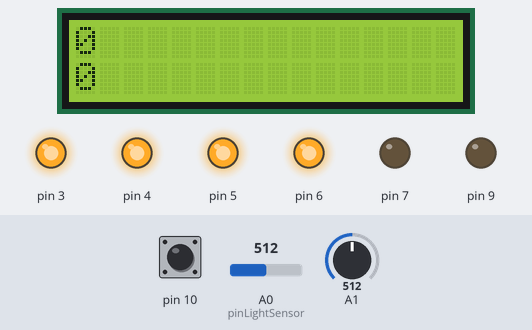
Simulated run of this sketch. Board: Arduino Uno, built with avr-gcc and run on an emulated ATmega328P. Parts: 16×2 character LCD, output pins drawn as LEDs (lit = HIGH). The inputs (shaded band) are chosen by the test bench; at power-on: A0 (pinLightSensor) = 512, A1 = 512, pin 10 HIGH. What the sketch prints to the serial monitor is not drawn.

Above: at 1.3 s.
1.4 s: A0 (pinLightSensor) set to 496
At 1.54 s:
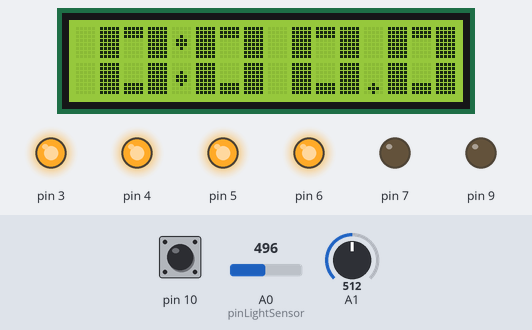
3.3 s: A1 set to 1023
5.2 s: A1 set to 510
At 5.72 s:
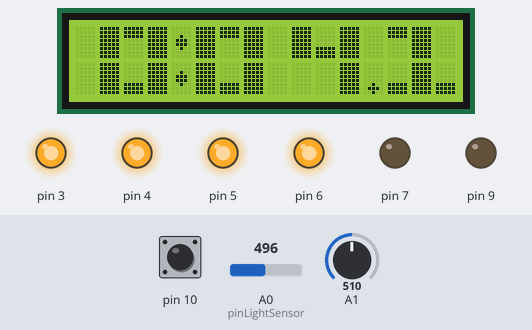
7.0 s: A1 set to 488
At 7.2 s:
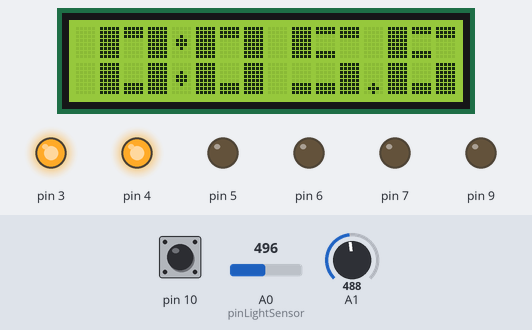
8.8 s: A0 (pinLightSensor) set to 1023
At 10.0 s:
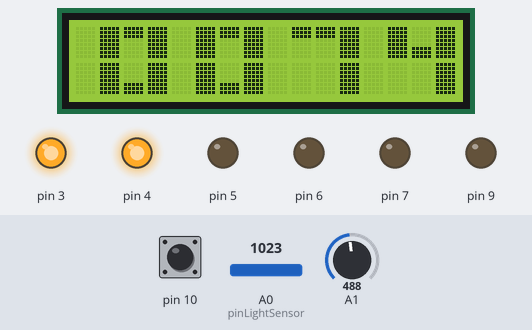
11.1 s: pin 10 pulled LOW for 1 s
At 11.4 s:
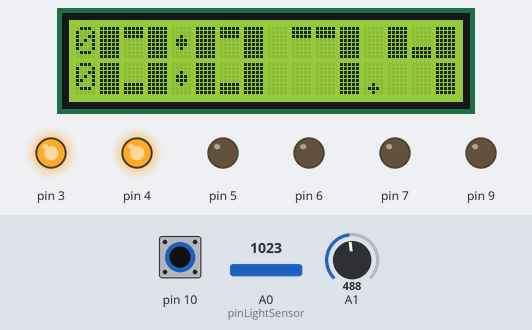
Timing chart, 0 to 14.1 s (numbered marks = the images above; inputs shaded):
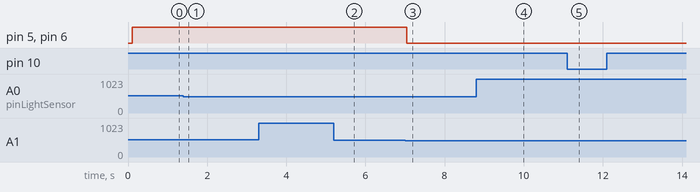

Measured:
- the behaviour switches between 504 and 503 on A0 (pinLightSensor) (found by bisection; images 0 and 1)
- the behaviour switches between 496 and 495 on A1 (found by bisection; images 2 and 3)
- after the input at 1.4 s, the display: changes after 0.09 s (image 1)
- after the input at 5.2 s, the display: first differs from a run without the input after 0.48 s (image 2)
- after the input at 7.0 s, pin 5, pin 6: HIGH → LOW after 0.05 s
- after the input at 8.8 s, the display: first differs from a run without the input after 0.14 s (image 4)
- after the input at 11.1 s, the display: first differs from a run without the input after 0.05 s (image 5)

The sketch:

RaceReferee.ino
```cpp
#include <BookWorm.h>
#include <LiquidCrystal_I2C.h>
#include <Wire.h>

LiquidCrystal_I2C lcd(0x3F, 16, 2); // 16 column by 2 line LCD, with I2C address of 0x3F

#define pinLightSensor 0

// defining the states available in our state machine
// see switch-statement inside loop() later
enum
{
  STATEMACH_START_WAITING = 0,
  STATEMACH_START_PRIMED,
  STATEMACH_STARTED_UNSURE,
  STATEMACH_RUNNING,
  STATEMACH_ENDED,
};

void setup()
{
  BookWorm.begin();
  Wire.begin();

  PORTC &= ~(_BV(4) | _BV(5)); // prevent internal pull-up resistors from damaging anything

  lcd.init();
  PORTC &= ~(_BV(4) | _BV(5)); // prevent internal pull-up resistors from damaging anything, again, just in case

  lcd.backlight();

  lcd_bigNumInit(); // the big number clock trick requires loading custom characters into the LCD memory
  startMessage();
}

void loop()
{
  static int state = STATEMACH_START_WAITING;
  static uint32_t lastLcdTime = 0;
  static uint32_t startTime = 0;
  static uint32_t endTime = 0;
  uint32_t curMillis, dispMillis;
  bool seeLight;
  if (BookWorm.isButtonPressed())
  {
    state = STATEMACH_START_WAITING;
    startMessage();
    do
    {
      delay(200);
    }
    while (BookWorm.isButtonPressed());
  }

  curMillis = millis();
  seeLight = readLightSensor();

  /*
   * it's hard to explain state machines with just code comments
   * please read https://www.sparkfun.com/news/1801
   * which is an article about state machines, along with a simple example
   *
   * also here's the article on switch-case statements
   * https://www.arduino.cc/reference/en/language/structure/control-structure/switchcase/
   */
  switch (state)
  {
    case STATEMACH_START_WAITING:
      if (readLightSensor() == false)
      {
        state = STATEMACH_START_PRIMED;
        lcd.setCursor(0, 1);
        lcd.print(F("Go! Go! Go! Go! "));
        lcd.setCursor(0, 0);
        lcd.print(F("                "));
      }
      break;
    case STATEMACH_START_PRIMED:

      if (seeLight != false)
      {
        state = STATEMACH_STARTED_UNSURE;
        startTime = curMillis;
      }
      break;
    case STATEMACH_STARTED_UNSURE:
      if (seeLight == false)
      {
        startTime = curMillis;
      }
      dispMillis = curMillis - startTime;
      if (dispMillis > 2000)
      {
        state = STATEMACH_RUNNING;
      }
      break;
    case STATEMACH_RUNNING:
      dispMillis = curMillis - startTime;
      if (seeLight == false)
      {
        endTime = curMillis;
        state = STATEMACH_ENDED;
      }
      break;
    case STATEMACH_ENDED:
      dispMillis = endTime - startTime;
      break;
  }

  curMillis = millis();
  if (state == STATEMACH_STARTED_UNSURE || state == STATEMACH_RUNNING || state == STATEMACH_ENDED)
  {
    if ((curMillis - lastLcdTime) >= 100) // only update the LCD when we need to
    {
      bool dots = state == STATEMACH_STARTED_UNSURE || state == STATEMACH_RUNNING;
      if (state == STATEMACH_ENDED)
      {
        // blink the dots if the race has finished
        // the code below is a bit of math that changes between true and false every half second
        dots = ((curMillis / 500) % 2) == 0;
      }

      lastLcdTime = curMillis;
      lcd_printTime(dispMillis, 1, dots);
    }
  }
}

bool readLightSensor()
{
  // the concept of hysteresis is best explained as a threshold that changes, so actually two thresholds, which one being used depends on the previous output state
  // this is used here to prevent any noise we get from the light sensor from confusing our readings when the light brightness transitions slowly
  #define LASER_HYSTERESIS 16
  static bool latched = false;

  int x = analogRead(pinLightSensor);
  int thresh = BookWorm.readPotentiometer();
  BookWorm.printf(F("light: %d ; pot: %d\r\n"), x, thresh); // show on computer screen

  // change latched output according to brightness, using hysteresis
  if (latched == false)
  {
    if (x < (thresh - (LASER_HYSTERESIS / 2)))
    {
      latched = true;
    }
  }
  else // latched == true
  {
    if (x > (thresh + (LASER_HYSTERESIS / 2)))
    {
      latched = false;
    }
  }

  // use LEDs to indicate status of sensor, without using hysteresis
  if (x > thresh)
  {
    BookWorm.setLedLeftOff();
    BookWorm.setLedRightOff();
  }
  else // latched == true
  {
    BookWorm.setLedLeftOn();
    BookWorm.setLedRightOn();
  }

  return latched;
}

void startMessage()
{
  lcd.setCursor(0, 0);
  lcd.print(F("Waiting to Start!"));
  lcd.setCursor(0, 1);
  lcd.print(F("                "));
}
```

BookWormMove.cpp
```cpp
#include <Arduino.h>
#include "BookWorm.h"
#include "ContinuousServo.h"

extern ContinuousServo servoLeft;
extern ContinuousServo servoRight;

#ifndef usToTicks
#define usToTicks(_us)    (( clockCyclesPerMicrosecond()* _us) / 8)     // converts microseconds to tick (assumes prescale of 8)  // 12 Aug 2009
#endif
#ifndef ticksToUs
#define ticksToUs(_ticks) (( (unsigned)_ticks * 8)/ clockCyclesPerMicrosecond() ) // converts from ticks back to microseconds
#endif
#ifndef TRIM_DURATION
#define TRIM_DURATION       2                               // compensation ticks to trim adjust for digitalWrite delays // 12 August 2009
#endif

#define SERVO_CENTER_TICKS    (usToTicks(1500 - TRIM_DURATION))

#define SERVO_ACCELERATION_LIMIT 2

static unsigned int servoDeadzoneLeft = 0;
static unsigned int servoDeadzoneRight = 0;
static signed int servoBiasLeft = 0;
static signed int servoBiasRight = 0;
static bool servoStoppedNoPulse = true;

void cBookWorm::move(signed int left, signed int right)
{
	moveLeftServo(left);
	moveRightServo(right);
}

void cBookWorm::moveLeftServo(signed int x)
{
	signed int ticks = SERVO_CENTER_TICKS;
	if (x > 0) {
		ticks += x;
		ticks += servoDeadzoneLeft;
		ContinuousServo_BothForward |= (1 << 1);
	}
	else if (x <= 0) {
		ticks += x;
		ticks -= servoDeadzoneLeft;
		ContinuousServo_BothForward &= ~(1 << 1);
	}
	if (x == 0 && servoStoppedNoPulse != false) {
		servoLeft.deactivate();
	}
	else {
		servoLeft.activate();
	}
	ticks += servoBiasLeft;
	servoLeft.writeTicks(ticks);
}

void cBookWorm::moveRightServo(signed int x)
{
	signed int ticks = SERVO_CENTER_TICKS;
	x *= -1; // flip
	if (x > 0) {
		ticks += x;
		ticks += servoDeadzoneRight;
		ContinuousServo_BothForward |= (1 << 0);
	}
	else if (x <= 0) {
		ticks += x;
		ticks -= servoDeadzoneRight;
		ContinuousServo_BothForward &= ~(1 << 0);
	}
	if (x == 0 && servoStoppedNoPulse != false) {
		servoRight.deactivate();
	}
	else {
		servoRight.activate();
	}
	ticks += servoBiasRight;
	servoRight.writeTicks(ticks);
}

#define BOOKWORM_MOVEMIXED_INPUT_LIMIT 1023
#define BOOKWORM_MOVEMIXED_OUTPUT_SCALE 0.3
void cBookWorm::moveMixed(signed int throttle, signed int steer)
{
	signed int left, right;
	calcMix(throttle, steer, &left, &right);
	move(left, right);
}

void cBookWorm::calcMix(signed int throttle, signed int steer, signed int * left, signed int * right)
{
	double throttled, steerd;
	double diff;
	double leftd, rightd;

	if (throttle > BOOKWORM_MOVEMIXED_INPUT_LIMIT) {
		throttle = BOOKWORM_MOVEMIXED_INPUT_LIMIT;
	}
	else if (throttle < -BOOKWORM_MOVEMIXED_INPUT_LIMIT) {
		throttle = -BOOKWORM_MOVEMIXED_INPUT_LIMIT;
	}

	if (steer > BOOKWORM_MOVEMIXED_INPUT_LIMIT) {
		steer = BOOKWORM_MOVEMIXED_INPUT_LIMIT;
	}
	else if (steer < -BOOKWORM_MOVEMIXED_INPUT_LIMIT) {
		steer = -BOOKWORM_MOVEMIXED_INPUT_LIMIT;
	}

	throttled = throttle;
	steerd = steer;

	leftd = steerd;
	rightd = -steerd;
	leftd += throttled;
	rightd += throttled;
	leftd *= BOOKWORM_MOVEMIXED_OUTPUT_SCALE;
	rightd *= BOOKWORM_MOVEMIXED_OUTPUT_SCALE;

	*left = (signed int)lround(leftd);
	*right = (signed int)lround(rightd);
}

void cBookWorm::setAccelLimit(unsigned int accel)
{
	servoLeft.setAccel(accel);
	servoRight.setAccel(-accel);
}

void cBookWorm::enableAccelLimit(void)
{
	setAccelLimit(SERVO_ACCELERATION_LIMIT);
}

void cBookWorm::disableAccelLimit(void)
{
	setAccelLimit(0);
}

void cBookWorm::setServoDeadzoneLeft(unsigned int x)
{
	servoDeadzoneLeft = x;
}

void cBookWorm::setServoDeadzoneRight(unsigned int x)
{
	servoDeadzoneRight = x;
}

void cBookWorm::setServoBiasLeft(signed int x)
{
	servoBiasLeft = x;
}

void cBookWorm::setServoBiasRight(signed int x)
{
	servoBiasRight = x;
}

void cBookWorm::setServoStoppedNoPulse(bool x)
{
	servoStoppedNoPulse = x;
}
```

BookWormPrintf.cpp
```cpp
#include <Arduino.h>
#include "BookWorm.h"
#include <avr/pgmspace.h>
#include "WString.h"

static int printf_putchar(char c, FILE *fp)
{
	Serial.write((uint8_t)c);
	return 0;
}

int cBookWorm::printf(const char *format, ...)
{
	FILE f;
	va_list ap;

	fdev_setup_stream(&f, printf_putchar, NULL, _FDEV_SETUP_WRITE);
	fdev_set_udata(&f, this);
	va_start(ap, format);
	return vfprintf(&f, format, ap);
}

int cBookWorm::printf(const __FlashStringHelper *format, ...)
{
	FILE f;
	va_list ap;

	fdev_setup_stream(&f, printf_putchar, NULL, _FDEV_SETUP_WRITE);
	fdev_set_udata(&f, this);
	va_start(ap, format);
	return vfprintf_P(&f, (const char *)format, ap);
}
```

BigNumLcd.ino
```cpp
// a classic trick from http://www.instructables.com/id/Music-Playing-Alarm-Clock/
// original inspiration: https://forum.arduino.cc/index.php/topic,7245.0.html
// edited to be much more memory efficient


// addresses for custom chars
#define upperlineaddr 0
#define ulc upperlineaddr
#define lowerlineaddr 1
#define llc lowerlineaddr
#define bothlineaddr 2
#define blc bothlineaddr
#define largecolonaddr 3
#define largeperiodaddr 4
#define xxc 0xFF
#define ssc 0x20

// below are custom LCD characters, stored in flash

const uint8_t upperlinechar[8] PROGMEM = {
  0b00011111,
  0b00011111,
  0b00011111,
  0b00000000,
  0b00000000,
  0b00000000,
  0b00000000,
  0b00000000
};

const uint8_t lowerlinechar[8] PROGMEM = {
  0b00000000,
  0b00000000,
  0b00000000,
  0b00000000,
  0b00000000,
  0b00011111,
  0b00011111,
  0b00011111
};

const uint8_t bothlinechar[8] PROGMEM = {
  0b00011111,
  0b00011111,
  0b00000000,
  0b00000000,
  0b00000000,
  0b00000000,
  0b00011111,
  0b00011111
};

/*
const uint8_t largecolonleftchar[8] PROGMEM = {
  0b00000000,
  0b00000000,
  0b00000001,
  0b00000011,
  0b00000011,
  0b00000001,
  0b00000000,
  0b00000000
};

const uint8_t largecolonrightchar[8] PROGMEM = {
  0b00000000,
  0b00000000,
  0b00010000,
  0b00011000,
  0b00011000,
  0b00010000,
  0b00000000,
  0b00000000
};

const uint8_t upchar[8] PROGMEM = {
  0b00000000,
  0b00000100,
  0b00001110,
  0b00010101,
  0b00000100,
  0b00000100,
  0b00000100,
  0b00000000
};

const uint8_t downchar[8] PROGMEM = {
  0b00000000,
  0b00000100,
  0b00000100,
  0b00000100,
  0b00010101,
  0b00001110,
  0b00000100,
  0b00000000
};
*/

const uint8_t largecolon[8] PROGMEM = {
  0b00000000,
  0b00000000,
  0b00000100,
  0b00001110,
  0b00001110,
  0b00000100,
  0b00000000,
  0b00000000
};

const uint8_t largeperiod[8] PROGMEM = {
  0b00000000,
  0b00000000,
  0b00000000,
  0b00000000,
  0b00000000,
  0b00000100,
  0b00001110,
  0b00000100
};

const uint8_t numchar[10][6] PROGMEM = {
  {
    xxc, ulc, xxc,
    xxc, llc, xxc,
  },
  {
    ulc, xxc, ssc,
    llc, xxc, llc,
  },
  {
    ulc, blc, xxc,
    xxc, llc, llc,
  },
  {
    ulc, blc, xxc,
    llc, llc, xxc,
  },
  {
    xxc, llc, xxc,
    ssc, ssc, xxc,
  },
  {
    xxc, blc, ulc,
    llc, llc, xxc,
  },
  {
    xxc, blc, ulc,
    xxc, llc, xxc,
  },
  {
    ulc, ulc, xxc,
    ssc, ssc, xxc,
  },
  {
    xxc, blc, xxc,
    xxc, llc, xxc,
  },
  {
    xxc, blc, xxc,
    llc, llc, xxc,
  }
};

void lcd_bigNum(uint8_t num, uint8_t col)
{
	lcd.setCursor(col,0);
	lcd.write(pgm_read_byte(&numchar[num][0]));
	lcd.write(pgm_read_byte(&numchar[num][1]));
	lcd.write(pgm_read_byte(&numchar[num][2]));
	lcd.setCursor(col,1);
	lcd.write(pgm_read_byte(&numchar[num][3]));
	lcd.write(pgm_read_byte(&numchar[num][4]));
	lcd.write(pgm_read_byte(&numchar[num][5]));
}

void lcd_bigNumInit()
{
	// set all custom fonts
	uint8_t temp[8];
	uint8_t i;

	for (i = 0; i < 8; i++)
	{
		temp[i] = pgm_read_byte(&upperlinechar[i]);
	}
	lcd.createChar(upperlineaddr, temp);

	for (i = 0; i < 8; i++)
	{
		temp[i] = pgm_read_byte(&lowerlinechar[i]);
	}
	lcd.createChar(lowerlineaddr, temp);

	for (i = 0; i < 8; i++)
	{
		temp[i] = pgm_read_byte(&bothlinechar[i]);
	}
	lcd.createChar(bothlineaddr, temp);

	for (i = 0; i < 8; i++)
	{
		temp[i] = pgm_read_byte(&largecolon[i]);
	}
	lcd.createChar(largecolonaddr, temp);

	for (i = 0; i < 8; i++)
	{
		temp[i] = pgm_read_byte(&largeperiod[i]);
	}
	lcd.createChar(largeperiodaddr, temp);
}

void lcd_printTime(uint32_t msec, uint8_t col, bool dots)
{
	uint32_t msec100 = (msec / 100) % 10;
	uint32_t secsTotal = msec / 1000;
	uint32_t secsNoMin = secsTotal % 60;
	uint32_t mins = (secsTotal / 60) % 10;
	uint8_t secsMod10 = secsNoMin % 10;
	uint8_t deciSecs = secsNoMin / 10;

	uint8_t x = 0;

	// blank out start
	for (x = 0; x < col && col <= 16 && col > 0; x++)
	{
		lcd.setCursor(x, 0);
		lcd.write(' ');
		lcd.setCursor(x, 1);
		lcd.write(' ');
	}

	x = col;

	lcd_bigNum(mins, x);
	x += 3;
	lcd.setCursor(x, 0);
	lcd.write(dots ? largecolonaddr : ' ');
	lcd.setCursor(x, 1);
	lcd.write(dots ? largecolonaddr : ' ');
	x += 1;
	lcd_bigNum(deciSecs, x);
	x += 3;
	lcd.setCursor(x, 0);
	lcd.write(' ');
	lcd.setCursor(x, 1);
	lcd.write(' ');
	x += 1;
	lcd_bigNum(secsMod10, x);
	x += 3;
	lcd.setCursor(x, 1);
	lcd.write(dots ? largeperiodaddr : ' ');
	x += 1;
	lcd_bigNum(msec100, x);
	x += 3;

	// blank out end
	for (; x < 16 && col <= 16 && col > 0; x++)
	{
		lcd.setCursor(x, 0);
		lcd.write(' ');
		lcd.setCursor(x, 1);
		lcd.write(' ');
	}
}
```
